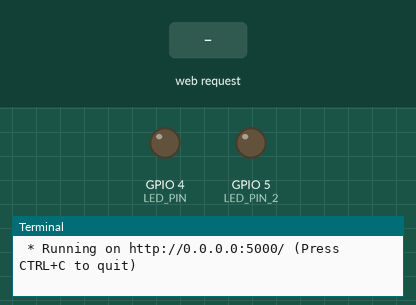
Simulated run of this program. Board: Raspberry Pi (BCM pin numbers). Parts: output pins drawn as LEDs (lit = HIGH), the last lines printed to the terminal. Inputs (shaded band) come from the test bench. The clock reads 2024-03-15 10:24:30 at power-on unless the program sets it.

Above: at 1.2 s.
1.3 s: HTTP request for /led/on received
At 2.6 s:
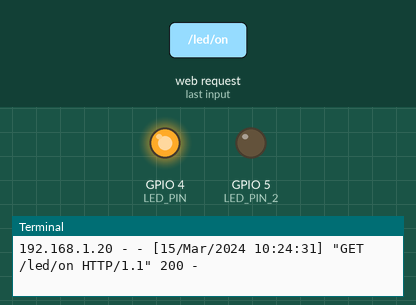
4.3 s: HTTP request for /led/off received
At 4.8 s:
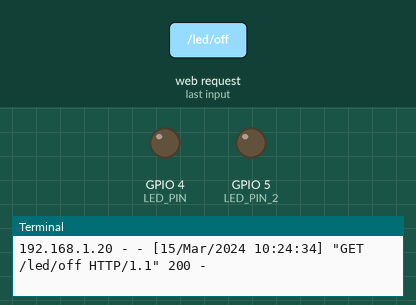
Timing chart, 0 to 7.3 s (numbered marks = the images above; inputs shaded):
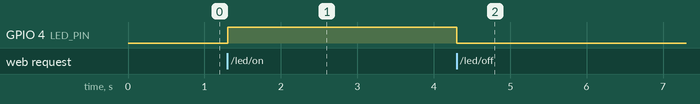

The program:

flask_led2.py
```python
from flask import Flask, render_template
import RPi.GPIO as GPIO
LED_PIN = 4
LED_PIN_2 = 5
GPIO.setmode(GPIO.BCM)
GPIO.setup(LED_PIN,GPIO.OUT)
GPIO.setup(LED_PIN_2,GPIO.OUT)
app = Flask(__name__)
@app.route("/")
def hello():
    return render_template("led.html")
@app.route("/led/<cmd>")
def led(cmd):
    if cmd == "on":
        GPIO.output(LED_PIN,GPIO.HIGH)
        return "LED ON"
    elif cmd == "off":
        GPIO.output(LED_PIN,GPIO.LOW)
        return "LED OFF"

if __name__ == "__main__":
    try:
        app.run(host="0.0.0.0")
    finally:
        GPIO.cleanup()
```

Measured:
- after the input at 1.3 s, GPIO 4 (LED_PIN): LOW → HIGH at once
- after the input at 4.3 s, GPIO 4 (LED_PIN): HIGH → LOW at once
